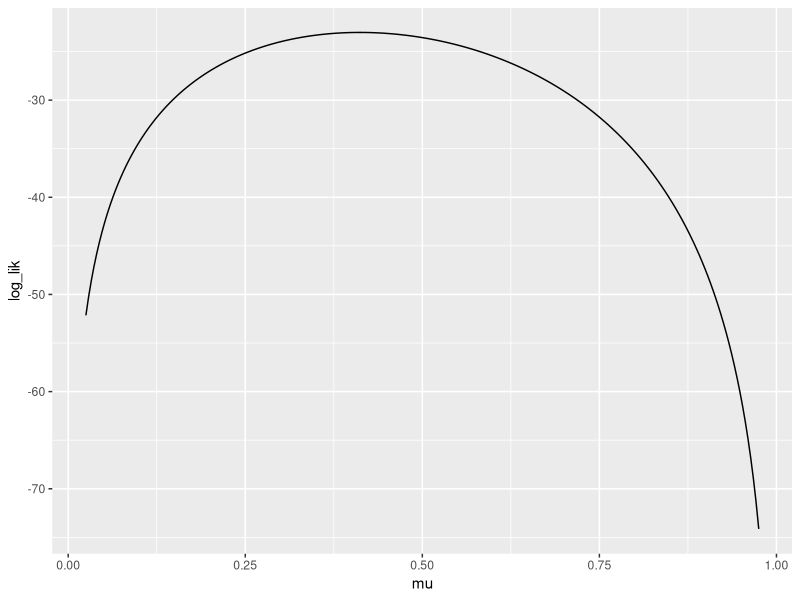
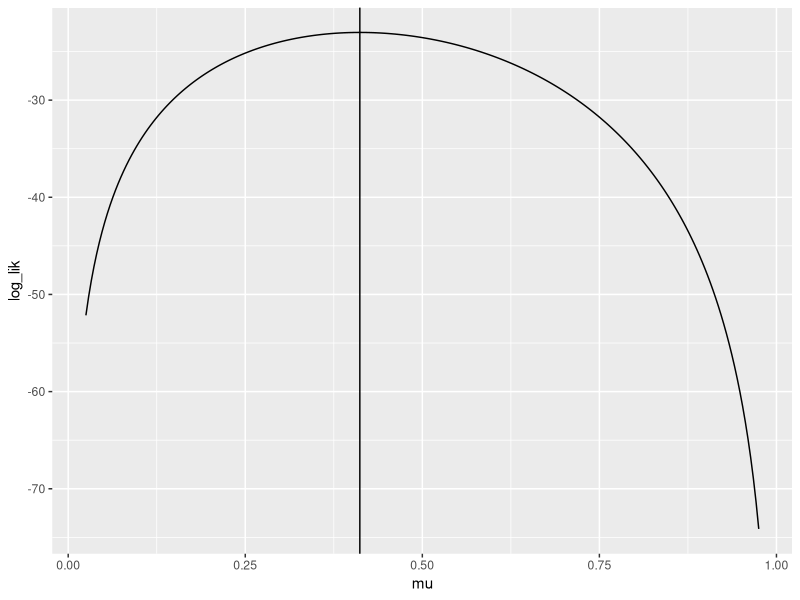
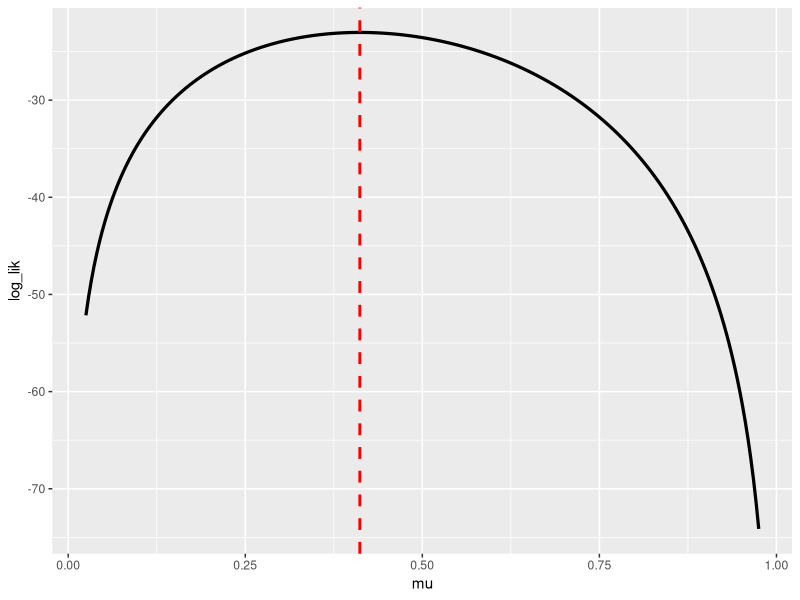
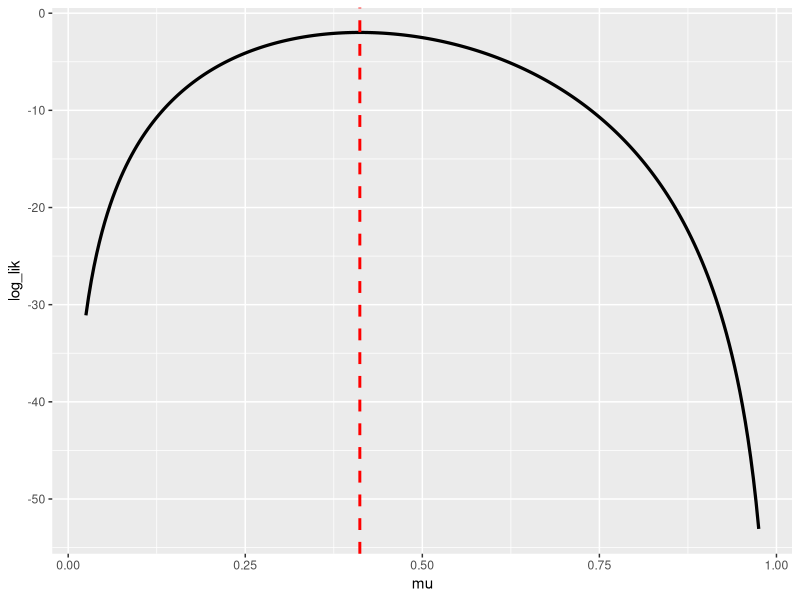
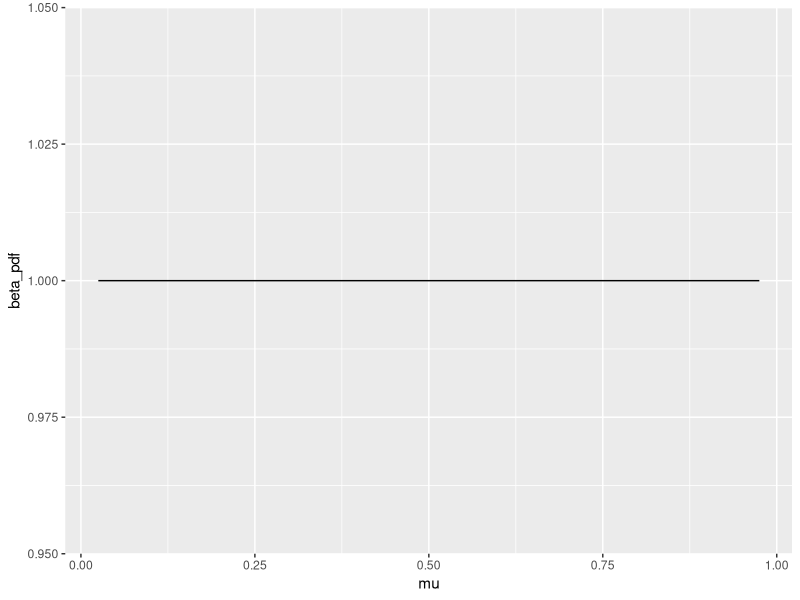
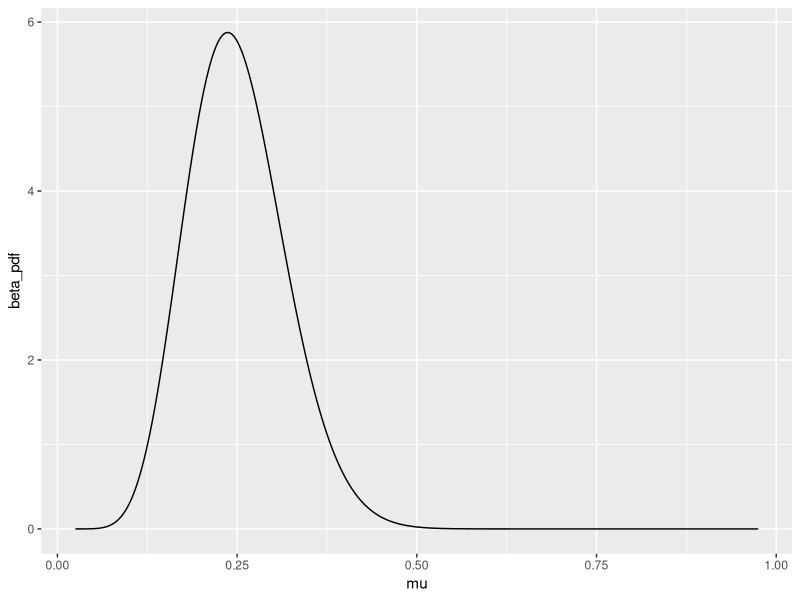
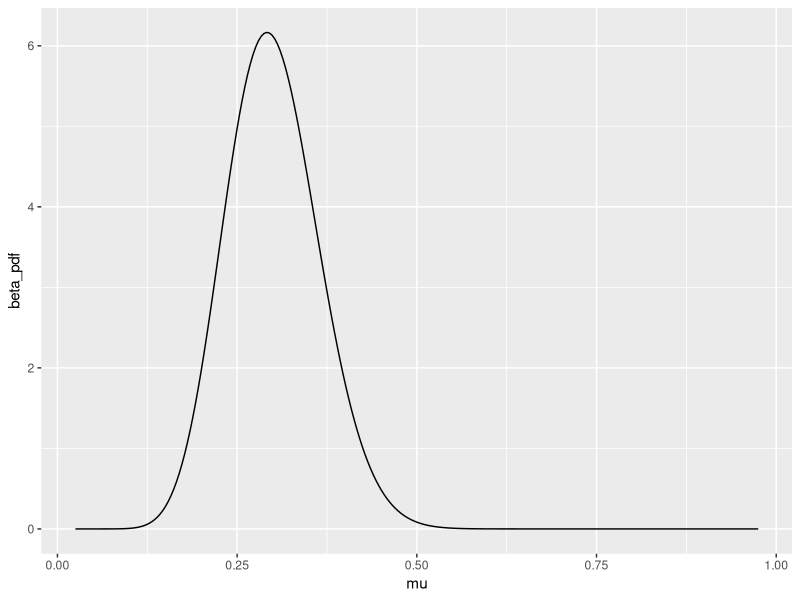
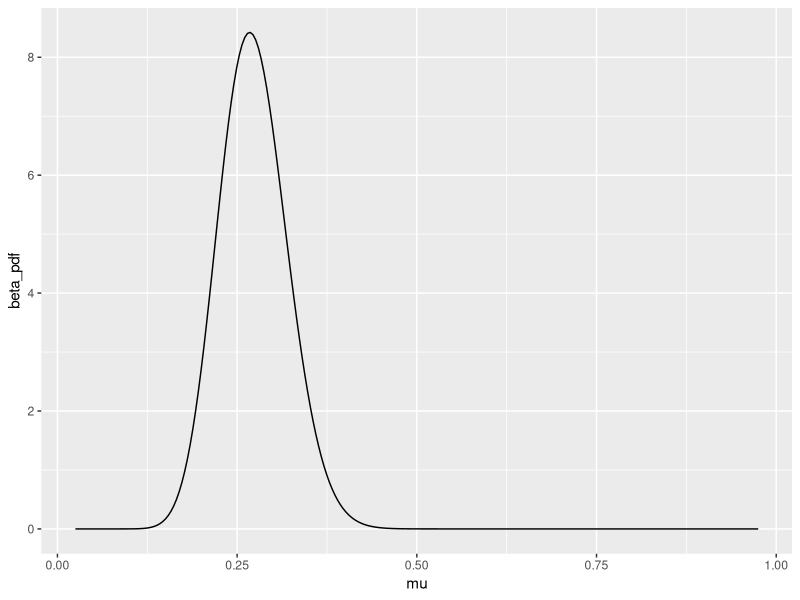

R code for these plots, in order:
## ---- chunk 1
knitr::opts_chunk$set(echo = TRUE)
## ---- chunk 2
library(tidyverse)
## ---- chunk 3
x <- c(0, 0, 0, 0,
       0, 1, 1, 0,
       1, 0, 0, 0,
       0, 1, 1, 0, 1,
       1, 0, 0, 1,
       0, 0, 1, 0,
       1, 1, 1, 0, 0,
       0, 0, 1, 1)
## ---- chunk 4
avg <- mean(x) 
## ---- chunk 5
avg
## ---- chunk 6
MLE <- mean(x)
MLE
## ---- chunk 7
log_bernoulli_pmf <- function(xobs, prob)
{
        result <- (log(prob) * xobs) + (log(1 - prob) * (1 - xobs))
        return(result)
}
## ---- chunk 8
log_bernoulli_pmf(x[1], prob = 0.25)
## ---- chunk 9
log_bernoulli_pmf(x[2], prob = 0.25)
## ---- chunk 10
log_bernoulli_pmf(x[3], prob = 0.25)
## ---- chunk 11
log_bernoulli_pmf(x[4], prob = 0.25)
## ---- chunk 12
log_bernoulli_pmf(x[5], prob = 0.25)
## ---- chunk 13
log_bernoulli_pmf(x[1:5], prob = 0.25)
## ---- chunk 14
log_bernoulli_pmf(xobs = x, prob = 0.25)
## ---- chunk 15
mu_grid <- seq(from = 0.025, to = 0.975,length.out = 251)
## ---- chunk 16
for( n in 1:4 ){
  print( n )
}
## ---- chunk 17
example_vector <- rep( as.numeric(NA), 10 )

example_vector %>% class()
## ---- chunk 18
example_vector
## ---- chunk 19
seq_along(example_vector)
## ---- chunk 20
for( n in seq_along(example_vector) ){
  example_vector[n] <- n ^ 2
}
## ---- chunk 21
example_vector
## ---- chunk 22
(1:10)^2
## ---- chunk 23
log_lik_xa <- rep( as.numeric(NA), length(mu_grid))

for (n in seq_along(mu_grid)){
        
        log_lik_xa[n] <- (log(mu_grid[n]) * sum(x)) + (log(1 - mu_grid[n]) * sum(1-x))
}
## ---- chunk 24
xa_results <- tibble::tibble(
  mu = mu_grid,
  log_lik = log_lik_xa
)
## ---- chunk 25
xa_results %>% 
        ggplot(aes(x = mu,
                   y = log_lik)) +
        geom_line()
## ---- chunk 26
xa_results %>% 
        ggplot(aes(x = mu,
                   y = log_lik)) +
        geom_line() +
        geom_vline(xintercept = 0.4117647)
## ---- chunk 27
player_hits <- sum(x)
player_atbats <- length(x)
## ---- chunk 28
tibble::tibble(
  mu = mu_grid
) %>% 
  mutate(log_lik = log(mu^player_hits * (1-mu)^(player_atbats - player_hits))) %>%
        ggplot(aes(x = mu,
                   y = log_lik)) + 
        geom_line(size = 1.1) +
        geom_vline(xintercept = 0.4117647,
                   size = 1, linetype = 'dashed', color = 'red')
## ---- chunk 29
tibble::tibble(
  mu = mu_grid
              ) %>% 
  mutate(log_lik = dbinom(x = player_hits,
                          size = player_atbats,
                          prob = mu,
                          log = TRUE)) %>%
        ggplot(aes(x = mu,
                   y = log_lik)) + 
        geom_line(size = 1.1) +
        geom_vline(xintercept = 0.4117647,
                   size = 1, linetype = 'dashed', color = 'red')
## ---- chunk 30
a_uniform <- 1
b_uniform <- 1

a_inform <- 10
b_inform <- 30
## ---- chunk 31
number_of_trials_set1 <- a_uniform + b_uniform
number_of_trials_set1
number_of_trials_set2 <- a_inform + b_inform
number_of_trials_set2
## ---- chunk 32
expected_value_set1 <- a_uniform/(a_uniform+ b_uniform) 
expected_value_set1
expected_value_set2 <- a_inform/(a_inform + b_inform) 
expected_value_set2
## ---- chunk 33
tibble::tibble(
  mu = mu_grid
) %>% 
  mutate(beta_pdf = dbeta(x = mu,
                          shape1 = a_uniform,
                          shape2 = b_uniform)) %>%
        ggplot(aes(x = mu,
                   y = beta_pdf)) + 
        geom_line()
## ---- chunk 34
tibble::tibble(
  mu = mu_grid
) %>% 
  mutate(beta_pdf = dbeta(x = mu,
                          shape1 = a_inform,
                          shape2 = b_inform)) %>%
        ggplot(aes(x = mu,
                   y = beta_pdf)) + 
        geom_line()
## ---- chunk 35
a_new_uniform <- player_hits + a_uniform
a_new_uniform
b_new_uniform <- player_atbats + b_uniform
b_new_uniform
## ---- chunk 36
a_new_inform <- player_hits + a_inform
a_new_inform
b_new_inform <- player_atbats + b_inform
b_new_inform
## ---- chunk 37
mean_uniform <- a_new_uniform/(a_new_uniform + b_new_uniform)
paste0("the mean of the uniform prior = ", mean_uniform)

mode_uniform <- (a_new_uniform - 1)/(a_new_uniform + b_new_uniform - 2)
paste0("the mode of the uniform prior = ", (mode_uniform))

fifth_percentile_uniform <- qbeta(0.05, 
                                  shape1 = a_new_uniform, 
                                  shape2 = b_new_uniform) 
fifth_percentile_uniform

nintyfivethe_percentile_uniform <- qbeta(0.95, 
                                         shape1 = a_new_uniform, 
                                         shape2 = b_new_uniform) 
nintyfivethe_percentile_uniform
## ---- chunk 38
mean_inform <- a_new_inform/(a_new_inform + b_new_inform)
paste0("the mean of the uniform prior = ", mean_inform)

mode_inform <- (a_new_inform - 1)/(a_new_inform + b_new_inform - 2)
paste0("the mode of the uniform prior = ", (mode_inform))

fifth_percentile_inform <- qbeta(0.05, 
                                  shape1 = a_new_inform, 
                                  shape2 = b_new_inform) 
paste0("the fifth percentile of the inform prior = ", (fifth_percentile_inform))

nintyfivethe_percentile_inform <- qbeta(0.95, 
                                         shape1 = a_new_inform, 
                                         shape2 = b_new_inform) 
paste0("the 95th percentile of the inform prior = ", (nintyfivethe_percentile_inform))


## ---- chunk 39
tibble::tibble(
  mu = mu_grid
) %>% 
  mutate(beta_pdf = dbeta(x = mu,
                          shape1 = a_new_uniform,
                          shape2 = b_new_uniform)) %>%
        ggplot(aes(x = mu,
               y = beta_pdf)) +
        geom_line()
## ---- chunk 40
tibble::tibble(
  mu = mu_grid
) %>% 
  mutate(beta_pdf = dbeta(x = mu,
                          shape1 = a_new_inform,
                          shape2 = b_new_inform)) %>%
        ggplot(aes(x = mu,
               y = beta_pdf)) +
        geom_line()
## ---- chunk 41
tibble::tibble(
  mu = mu_grid
) %>% 
  mutate(beta_pdf_inform = dbeta(x = mu,
                          shape1 = a_new_inform,
                          shape2 = b_new_inform),
         beta_pdf_uniform = dbeta(x = mu,
                          shape1 = a_new_uniform,
                          shape2 = b_new_uniform)) %>%
        ggplot(aes(x = mu)) +
        geom_line(aes(y = beta_pdf_uniform)) + 
        geom_line(aes(y = beta_pdf_inform), linetype = 'dashed')
## ---- chunk 42
season_hits <- 62

season_atbats <- 284
## ---- chunk 43
a_new_uniform_season <- season_hits + a_uniform
a_new_uniform_season
b_new_uniform_season <- season_atbats + b_uniform
b_new_uniform_season
## ---- chunk 44
a_new_inform_season <- season_hits + a_inform
a_new_inform_season
b_new_inform_season <- season_atbats + b_inform
b_new_inform_season
## ---- chunk 45
mean_uniform <- a_new_uniform/(a_new_uniform + b_new_uniform)
paste0("the mean of the uniform prior = ", mean_uniform)

mode_uniform <- (a_new_uniform - 1)/(a_new_uniform + b_new_uniform - 2)
paste0("the mode of the uniform prior = ", (mode_uniform))

fifth_percentile_uniform <- qbeta(0.05, 
                                  shape1 = a_new_uniform, 
                                  shape2 = b_new_uniform) 
fifth_percentile_uniform

nintyfivethe_percentile_uniform <- qbeta(0.95, 
                                         shape1 = a_new_uniform, 
                                         shape2 = b_new_uniform) 
nintyfivethe_percentile_uniform
## ---- chunk 46
mean_inform_season <- a_new_inform_season/(a_new_inform_season + b_new_inform_season)
paste0("the mean of the uniform prior = ", mean_inform_season)

mode_inform_season <- (a_new_inform_season - 1)/(a_new_inform_season + b_new_inform_season - 2)
paste0("the mode of the uniform prior = ", (mode_inform_season))

fifth_percentile_inform_season <- qbeta(0.05, 
                                  shape1 = a_new_inform_season, 
                                  shape2 = b_new_inform_season) 
paste0("the fifth percentile of the inform prior = ", (fifth_percentile_inform_season))

nintyfivethe_percentile_inform_season <- qbeta(0.95, 
                                         shape1 = a_new_inform_season, 
                                         shape2 = b_new_inform_season) 
paste0("the 95th percentile of the inform prior = ", (nintyfivethe_percentile_inform_season))


## ---- chunk 47
tibble::tibble(
  mu = mu_grid
) %>% 
  mutate(beta_pdf = dbeta(x = mu,
                          shape1 = a_new_uniform_season,
                          shape2 = b_new_uniform_season)) %>%
        ggplot(aes(x = mu,
               y = beta_pdf)) +
        geom_line()
## ---- chunk 48
tibble::tibble(
  mu = mu_grid
) %>% 
  mutate(beta_pdf = dbeta(x = mu,
                          shape1 = a_new_inform_season,
                          shape2 = b_new_inform_season)) %>%
        ggplot(aes(x = mu,
               y = beta_pdf)) +
        geom_line()
## ---- chunk 49
tibble::tibble(
  mu = mu_grid
) %>% 
  mutate(beta_pdf_inform_season = dbeta(x = mu,
                          shape1 = a_new_inform_season,
                          shape2 = b_new_inform_season),
         beta_pdf_uniform_season = dbeta(x = mu,
                          shape1 = a_new_uniform_season,
                          shape2 = b_new_uniform_season)) %>%
        ggplot(aes(x = mu)) +
        geom_line(aes(y = beta_pdf_uniform_season)) + 
        geom_line(aes(y = beta_pdf_inform_season), linetype = 'dashed')
